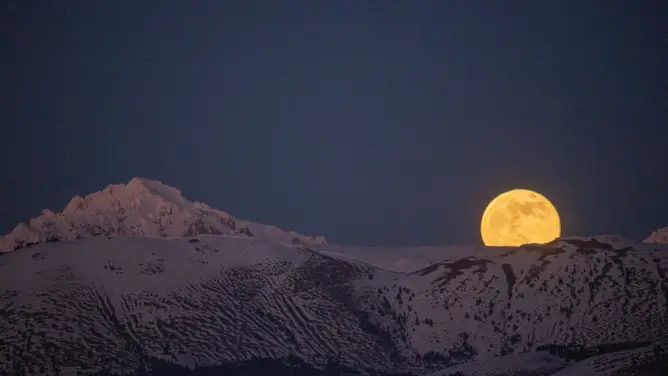
#> input picture test_images/GettyImages-1237334813.webp, 668 x 376 px; its folder holds only this picture in this run
$ python moondetector.py
#> lines starting #> are read from the running program, lines starting #| are printed output that depends on the picture
import cv2
import numpy as np
import os

# Read image.
directory_name = 'test_images'
for file_name in os.listdir(directory_name):
    print(file_name)
    img = cv2.imread(directory_name+'/'+ file_name, cv2.IMREAD_COLOR)
#> img is the input picture: shape (376, 668, 3); mean B, G, R 64.3, 50, 51

    # Convert to grayscale.
    gray = cv2.cvtColor(img, cv2.COLOR_BGR2GRAY)
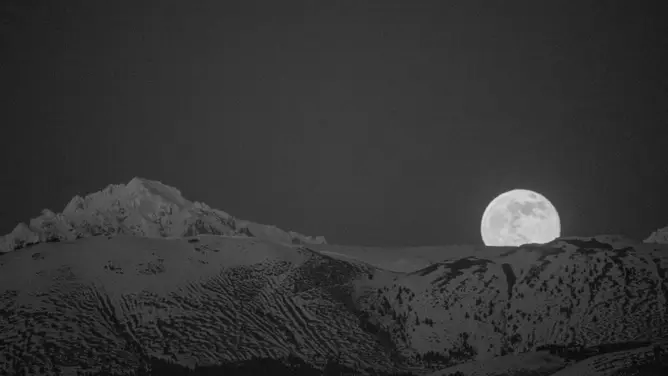
#> gray: shape (376, 668); min 2, max 226, mean 52

    # Blur using 3 * 3 kernel.
    gray_blurred = cv2.blur(gray, (3, 3))

    # Apply Hough transform on the blurred image.
    detected_circles = cv2.HoughCircles(gray_blurred,
                    cv2.HOUGH_GRADIENT, 1, 20, param1 = 50,
                param2 = 30, minRadius = 1, maxRadius = 500)
#> detected_circles = 361 rows, first 8: [401.5, 138.5, 233.6], [418.5, 4.5, 361.7], [406.5, 32.5, 336.2], [255.5, 1.5, 355.3], [391.5, 1.5, 368.2], [437.5, 74.5, 290.9], [347.5, 11.5, 352.7], [417.5, 53.5, 312.9]
    # Draw circles that are detected.
    image_center_x, image_center_y = int(img.shape[1]/2), int(img.shape[0]/2)
#> image_center_x = 334; image_center_y = 188
    if detected_circles is not None:

        # Convert the circle parameters a, b and r to integers.
        detected_circles = np.uint16(np.around(detected_circles))
#> detected_circles = 361 rows, first 8: [402, 138, 234], [418, 4, 362], [406, 32, 336], [256, 2, 355], [392, 2, 368], [438, 74, 291], [348, 12, 353], [418, 54, 313]

        for pt in detected_circles[0, :][:1]:
            a, b, r = pt[0], pt[1], pt[2]

            # Draw the circumference of the circle.
            cv2.circle(img, (a, b), r, (0, 255, 0), 2)
            print(r)

            # Draw a small circle (of radius 1) to show the center.
            cv2.circle(img, (a, b), 1, (0, 0, 255), 3)
            cv2.circle(img, (image_center_x, image_center_y), 1, (0, 0, 255), 3)
            cv2.line(img,(a,b),(image_center_x, image_center_y),(155, 0, ),1)
            cv2.imshow("Detected Circle", img)
            cv2.waitKey(0)
#> this loop made 1 pass
#| 234
#> pass 1, `cv2.imshow("Detected Circle", img)`:
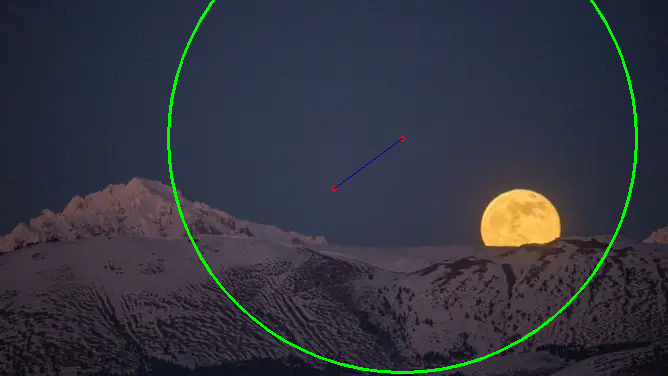
#> window 'Detected Circle': shape (376, 668, 3); mean B, G, R 63.6, 52.5, 50.5
